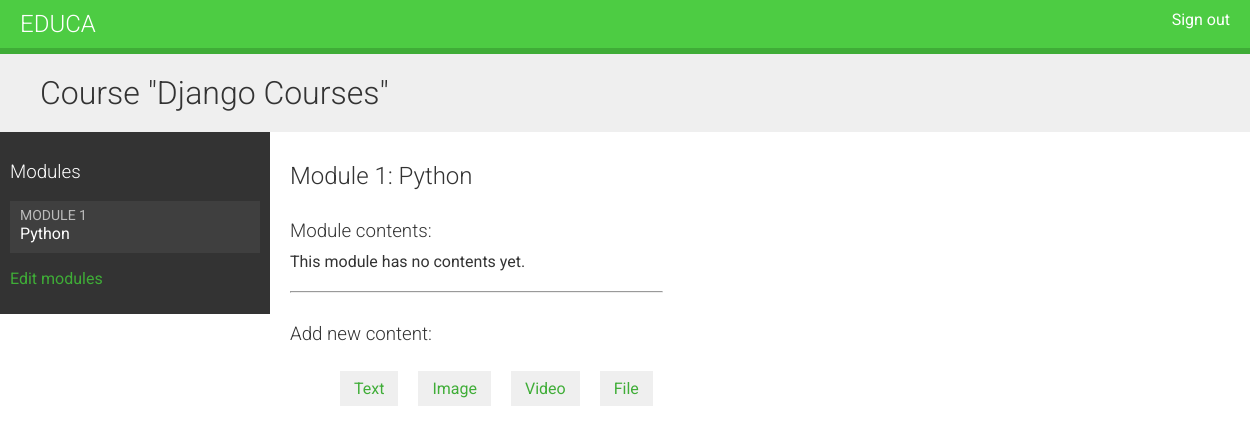
/course/module/6/ (signed in), run on an earlier commit of the app's database.
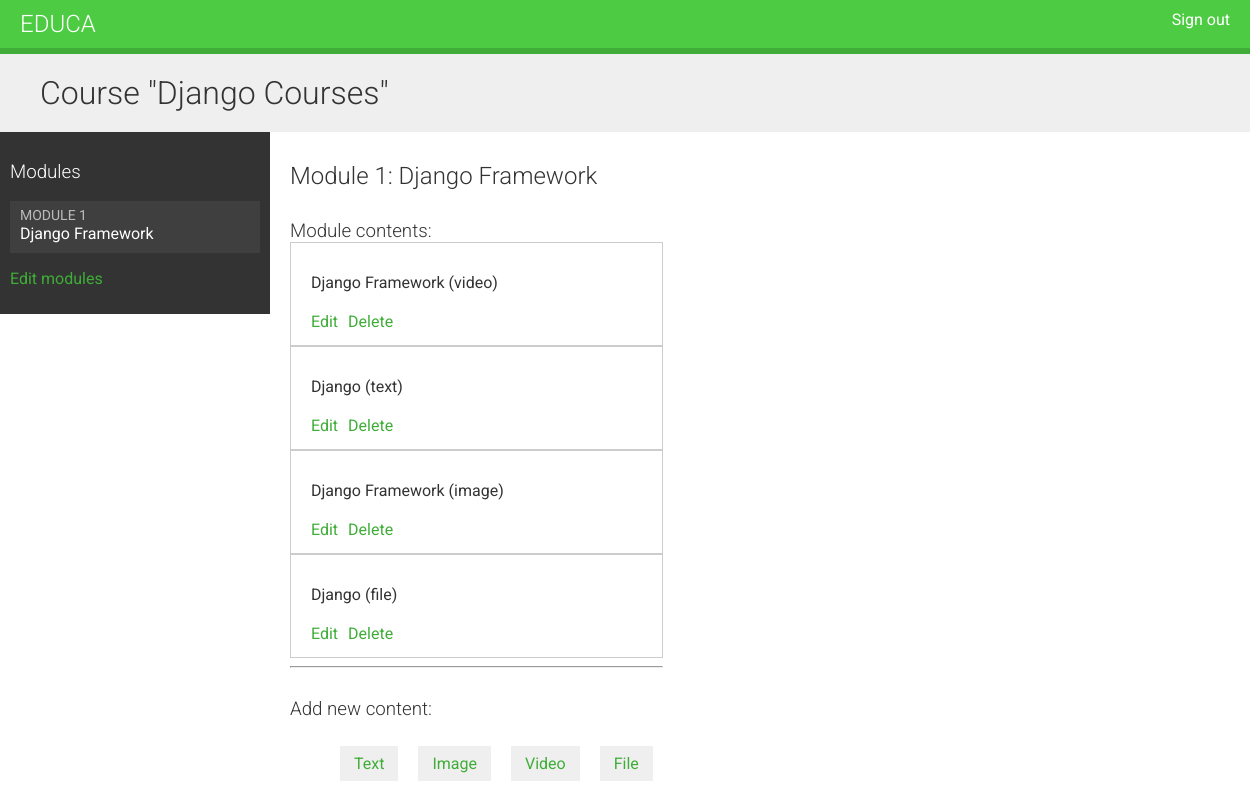
And on a later commit of the database.
### courses/models.py (models this page shows, shortened)
class Course(models.Model):
    owner = models.ForeignKey(User,
                              related_name='courses_created')
    subject = models.ForeignKey(Subject,
                                related_name='courses')
    title = models.CharField(max_length=200)
    slug = models.SlugField(max_length=200, unique=True)
    overview = models.TextField()
    created = models.DateTimeField(auto_now_add=True)
    students = models.ManyToManyField(User, related_name='courses_joined',
                                      blank=True)
    class Meta:
        ordering = ('-created',)

class Module(models.Model):
    course = models.ForeignKey(Course, related_name='modules')
    title = models.CharField(max_length=200)
    description = models.TextField(blank=True)
    order = OrderField(blank=True, for_fields=['course'])
    class Meta:
        ordering = ['order']

class Content(models.Model):
    module = models.ForeignKey(Module, related_name='contents')
    content_type = models.ForeignKey(ContentType,
                                     limit_choices_to={'model__in': ('text',
                                                                     'video',
                                                                     'image',
                                                                     'file')})
    object_id = models.PositiveIntegerField()
    item = GenericForeignKey('content_type', 'object_id')
    order = OrderField(blank=True, for_fields=['module'])
    class Meta:
        ordering = ['order']

class ItemBase(models.Model):
    owner = models.ForeignKey(User,
                              related_name='%(class)s_related')
    title = models.CharField(max_length=250)
    created = models.DateTimeField(auto_now_add=True)
    update = models.DateTimeField(auto_now=True)
    class Meta:
        abstract = True
    def __str__(self):
        return self.title

class Video(ItemBase):
    url = models.URLField()

class Text(ItemBase):
    content = models.TextField()

class Image(ItemBase):
    file = models.FileField(upload_to='images')

class File(ItemBase):
    file = models.FileField(upload_to='files')

### courses/views.py (the view)
class ModuleContentListView(TemplateResponseMixin, View):
    template_name = 'courses/manage/module/content_list.html'
    def get(self, request, module_id):
        module = get_object_or_404(Module,
                                   id=module_id,
                                   course__owner=request.user)
        return self.render_to_response({'module': module})

### courses/templatetags/course.py (called while the page is built)
@register.filter
def model_name(obj):
    try:
        return obj._meta.model_name
    except AttributeError:
        return None

### courses/templates/courses/manage/module/content_list.html (shortened to what this page needs)
{% extends "base.html" %}
{% load course %}
{% block content %}
{% with course=module.course %}
    <h1>Course "{{ course.title }}"</h1>
    <div class="contents">
        <h3>Modules</h3>
        <ul id="modules">
        {% for m in course.modules.all %}
            <li data-id="{{ m.id }}" {% if m == module %}class="selected"{% endif %}>
                <a href="{% url "module_content_list" m.id %}">
                    <span>
                        Module <span class="order">{{ m.order|add:1 }}</span>
                    </span>
                    <br>
                    {{ m.title }}
                </a>
            </li>
        {% empty %}
            <li>No modules yet.</li>
        {% endfor %}
        </ul>
        <p><a href="{% url "course_module_update" course.id %}">Edit modules</a></p>
    </div>
    <div class="module">
        <h2>Module {{ module.order|add:1 }}: {{ module.title }}</h2>
        <h3>Module contents:</h3>
        <div id="module-contents">
            {% for content in module.contents.all %}
            <div data-id="{{ content.id }}">
                {% with item=content.item %}
                    <p>{{ item }} ({{ item|model_name }})</p>
                    <a href="{% url "module_content_update" module.id item|model_name item.id %}">Edit</a>
                    <form action="{% url "module_content_delete" content.id %}" method="post">
                        <input type="submit" value="Delete">
                    </form>
                {% endwith %}
            </div>
            {% empty %}
                <p>This module has no contents yet.</p>
            {% endfor %}
        </div>
        <hr>
        <h3>Add new content:</h3>
        <ul class="content-types">
            <li><a href="{% url "module_content_create" module.id "text" %}">Text</a></li>
            <li><a href="{% url "module_content_create" module.id "image" %}">Image</a></li>
            <li><a href="{% url "module_content_create" module.id "video" %}">Video</a></li>
            <li><a href="{% url "module_content_create" module.id "file" %}">File</a></li>
        </ul>
    </div>
{% endwith %}
{% endblock %}

### courses/templates/base.html (shortened to what this page needs)
{% load staticfiles %}
<!DOCTYPE html>
<html>
<head>
    <link href="{% static "css/base.css" %}" rel="stylesheet">
</head>
<body>
    <div id="header">
        <a href="/" class="logo">Educa</a>
        <ul class="menu">
            {% if request.user.is_authenticated %}
                <li><a href="{% url "logout" %}">Sign out</a></li>
            {% else %}
                <li><a href="{% url "login" %}">Sign in</a></li>
            {% endif %}
        </ul>
    </div>
    <div id="content">
        {% block content %}
        {% endblock %}
    </div>
</body>
</html>

### courses/static/css/base.css (style rules this page uses)
body { margin:0; font-family:'Roboto', sans-serif; font-weight:400; color:#333; }
a { color:#3fad37; text-decoration:none; }
h1, h2, h3, h4, h5, h6 { font-family:'Roboto', sans-serif; font-weight:300; }
h1 { background:#efefef; width:100%; overflow:auto; padding:20px 0 20px 40px; margin:0; }
.module { overflow:auto; }
.module h3 { margin:30px 0 0; padding:0; width:100%; }
.module p { margin:10px 0 20px; width:100%; float:left; }
#header { background:#4dcc43; overflow:auto; padding:10px 20px; border-bottom:6px solid #3fad37; }
#header .logo { text-decoration:none; font-family:'Roboto', sans-serif; font-weight:300; text-transform:uppercase; font-size:24px; color:#fff; float:left; }
#header a { color:#fff; }
#header .menu { list-style:none; float:right; margin:0; padding:0; }
.contents { width:20%; padding:10px; float:left; background:#333; color: #fff; font-family:'Roboto', sans-serif; }
.contents ul { list-style:none; margin:0; padding:0; }
.contents ul li { margin:0 0 10px 0; padding:4px 10px 10px; overflow:auto; }
.contents ul li.selected { background:#3f3f3f; }
.contents ul span { text-transform:uppercase; color:#bbb; font-size:14px; }
.contents ul a { display:block; color:#fff; text-decoration:none; }
.module { padding:10px 20px; float:left; }
ul.content-types li { list-style:none; float:left; margin:10px; background:#efefef; padding:8px 14px; }
input, select, textarea { border:1px solid #ccc; border-bottom:3px solid #ccc; padding:8px 12px; font-size:16px; font-family:'Roboto', sans-serif; float:left; clear:both; width:300px; }
input[type=submit], a.button { border-radius:5px; background:#4dcc43; color:#fff; font-size:16px; text-transform:uppercase; border:none; padding:10px 20px; margin:20px 0; }
#module-contents div { padding:20px 20px 4px 20px; border:1px solid #ccc; background:#fff; overflow:auto; }
#module-contents a { float:left; }
#module-contents form { margin:0; padding:0; float:left; }
#module-contents input[type="submit"] { width:auto; background:none; color:#3fad37; margin:0 0 10px 10px; padding:0; text-transform:none; }

What changed in the data, as far as the page shows it:
changed Module: title "Python" → "Django Framework"
added Content: item "Django Framework", item|model_name "video"
added Content: item "Django", item|model_name "text"
added Content: item "Django Framework", item|model_name "image"
added Content: item "Django", item|model_name "file"
Also different on the page:
text no longer shown: "This module has no contents yet."
